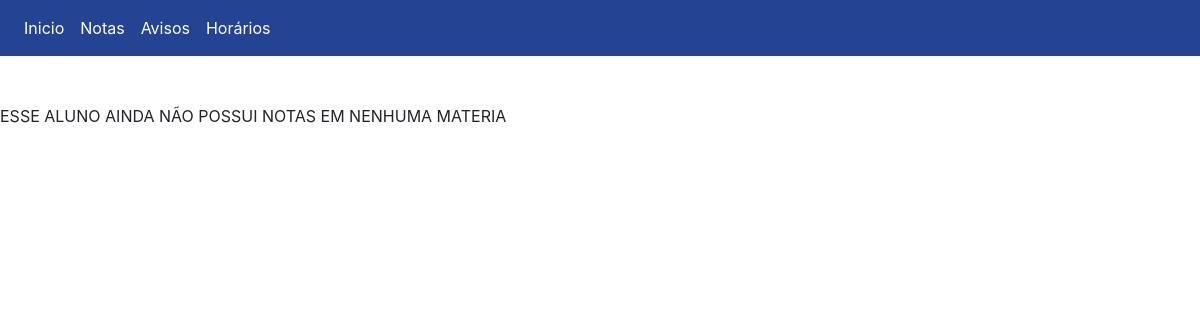
The page /Global/Alunos/notas.php (signed in) on the database as committed earlier.
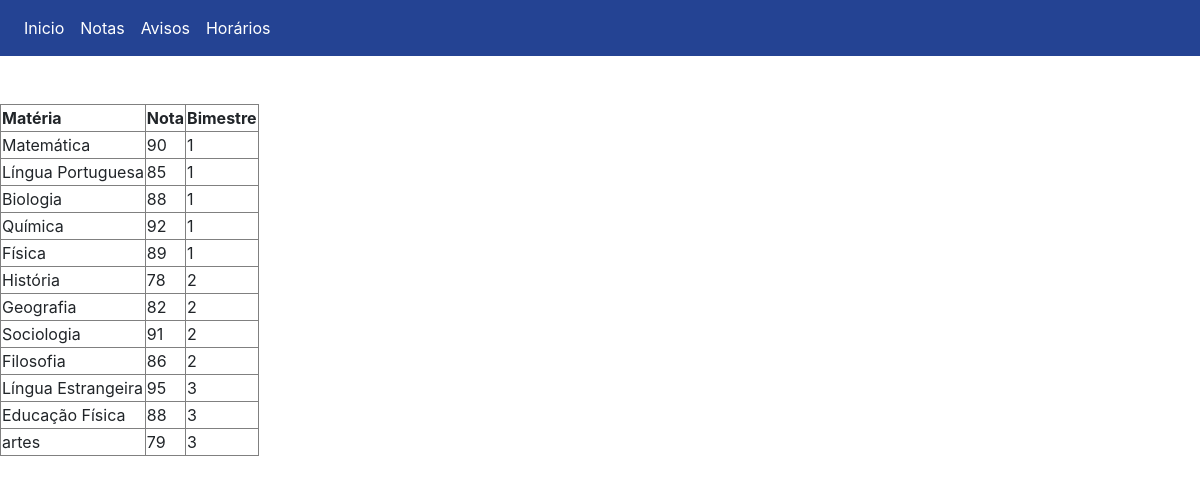
The same page on the database as committed later.
### tables this page shows
CREATE TABLE `notas` (
  `id` int(11) NOT NULL,
  `alunos_id` int(11) DEFAULT NULL,
  `materias_id` int(11) DEFAULT NULL,
  `bimestres_id` int(11) DEFAULT NULL,
  `nota` int(11) NOT NULL
);

CREATE TABLE `materias` (
  `id` int(11) NOT NULL,
  `nome` varchar(50) DEFAULT NULL
);

CREATE TABLE `bimestres` (
  `id` int(11) NOT NULL,
  `numero` int(11) DEFAULT NULL
);

### Global/Alunos/notas.php (the view, shortened to what this page needs)
<!DOCTYPE html>
<html lang="pt-br">
  <head>
    <link rel="stylesheet" href="../css/bootstrap.min.css">
  </head>
  <body>
  <nav class="navbar navbar-expand-lg navbar-dark" style="background-color: #244393;">
  <div class="collapse navbar-collapse" id="conteudoNavbarSuportado">
    <ul class="navbar-nav mr-auto">
      <li class="nav-item">
        <a class="nav-link"  style="color: white" href="../alunos/index.php">Inicio</a>
      </li>
      <li class="nav-item">
        <a class="nav-link" style="color: white" href="../alunos/notas.php">Notas</a>
      </li>
      <li class="nav-item">
        <a class="nav-link"  style="color: white" href="../alunos/avisos.php">Avisos</a>
      </li>
      <li class="nav-item">
        <a class="nav-link"  style="color: white" href="../alunos/horarios.php">Horários</a>
      </li>
    </ul>
  </div>
</nav>
<div class="conteiner">
    <div class="row">
        <div class="col mt-5">
        <?php
$servername = "localhost";
$username = "root";
$password = "";
$dbname = "expotec_db";
$conn = new mysqli($servername, $username, $password, $dbname);
$aluno_id = $_SESSION['id'];
$sql = "SELECT materias.nome AS materia, notas.nota, bimestres.numero AS bimestre
        FROM notas
        INNER JOIN materias ON notas.materias_id = materias.id
        INNER JOIN bimestres ON notas.bimestres_id = bimestres.id
        WHERE notas.alunos_id = $aluno_id";
$result = $conn->query($sql);
if ($result->num_rows > 0) {
    echo "<table border='1'>
            <tr>
                <th>Matéria</th>
                <th>Nota</th>
                <th>Bimestre</th>
            </tr>";
    while ($row = $result->fetch_assoc()) {
        echo "<tr>
                <td>" . $row["materia"] . "</td>
                <td>" . $row["nota"] . "</td>
                <td>" . $row["bimestre"] . "</td>
              </tr>";
    }
    echo "</table>";
} else {
    echo "ESSE ALUNO AINDA NÃO POSSUI NOTAS EM NENHUMA MATERIA";
}
?>
        </div>
    </div>
</div>
  </body>
</html>

### Global/Alunos/notas.php (style rules this page uses)
html,body { width:100vw; height:100vh; overflow-x:hidden; background-image:; background-size: 100% 100%; background-attachment: fixed; background-repeat: no-repeat; }

Rows that differ between the two databases and show on the page:
added notas: materias.nome "Matemática", nota "90", bimestres.numero "1"
added notas: materias.nome "Língua Portuguesa", nota "85", bimestres.numero "1"
added notas: materias.nome "Biologia", nota "88", bimestres.numero "1"
added notas: materias.nome "Química", nota "92", bimestres.numero "1"
added notas: materias.nome "Física", nota "89", bimestres.numero "1"
added notas: materias.nome "História", nota "78", bimestres.numero "2"
added notas: materias.nome "Geografia", nota "82", bimestres.numero "2"
added notas: materias.nome "Sociologia", nota "91", bimestres.numero "2"
added notas: materias.nome "Filosofia", nota "86", bimestres.numero "2"
added notas: materias.nome "Língua Estrangeira", nota "95", bimestres.numero "3"
added notas: materias.nome "Educação Física", nota "88", bimestres.numero "3"
added notas: materias.nome "artes", nota "79", bimestres.numero "3"
Other text that changed with them:
text no longer shown: "ESSE ALUNO AINDA NÃO POSSUI NOTAS EM NENHUMA MATERIA"
text now shown: "Matéria Nota Bimestre"
